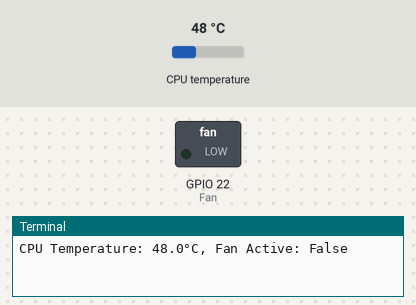
Recording of a program running on a simulated Raspberry Pi (BCM pin numbers). Shown: switched loads named in the program (green lamp = pin HIGH), the last lines printed to the terminal. The test bench sets the inputs (shaded band); at power-on: CPU temperature 48 °C.

Above: at 1.2 s.
1.3 s: CPU temperature set to 54 °C
3.2 s: CPU temperature set to 57 °C
At 5.0 s:
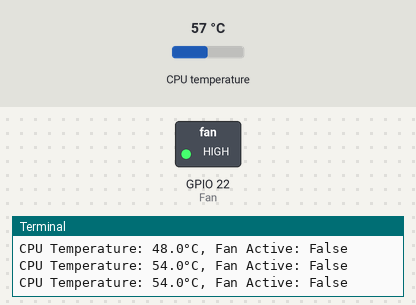
5.5 s: CPU temperature set to 51 °C
7.2 s: CPU temperature set to 48 °C
At 9.2 s:
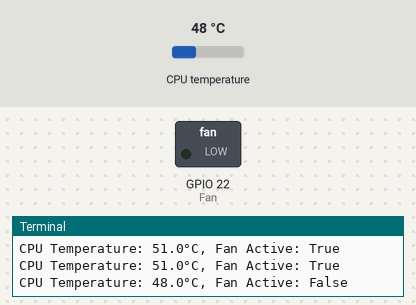
9.5 s: CPU temperature set to 58 °C
At 11.0 s:
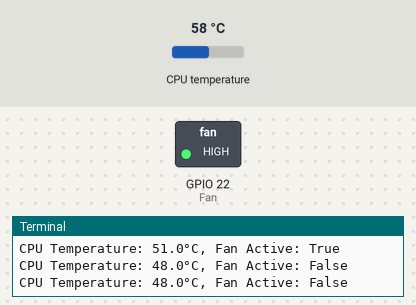
Timing chart, 0 to 12.5 s (numbered marks = the images above; inputs shaded):
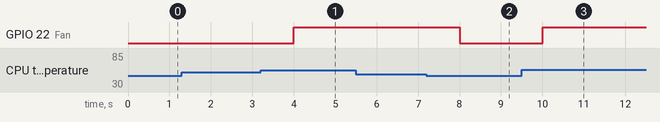

Measured:
- the behaviour switches between 55 and 56 °C on CPU temperature (found by bisection; images 0 and 1)
- the behaviour switches between 50 and 49 °C on CPU temperature (found by bisection; images 1 and 2)
- after the input at 3.2 s, GPIO 22 (Fan): LOW → HIGH after 0.80 s
- after the input at 7.2 s, GPIO 22 (Fan): HIGH → LOW after 0.81 s
- after the input at 9.5 s, GPIO 22 (Fan): LOW → HIGH after 0.51 s

The program:

fan.py
```python
import RPi.GPIO as GPIO
import time

def get_cpu_temperature():
    with open("/sys/class/thermal/thermal_zone0/temp", "r") as file:
        temp_str = file.read().strip()
        return int(temp_str) / 1000  # Convert from millidegrees Celsius to degrees Celsius

# Konfiguracja GPIO
GPIO.setmode(GPIO.BCM)

# Pin wentylatora
Fan = 22

# Konfiguracja pinu wentylatora
GPIO.setup(Fan, GPIO.OUT)
GPIO.output(Fan, GPIO.LOW)  # Wyłącz wentylator na start


try:
    fan_active = False  # Czy wentylator jest aktualnie włączony

    while True:
        cpu_temp = get_cpu_temperature()

        if cpu_temp > 55 and not fan_active:
            GPIO.output(Fan, GPIO.HIGH)
            fan_active = True
        elif cpu_temp < 50 and fan_active:
            GPIO.output(Fan, GPIO.LOW)
            fan_active = False

        time.sleep(1)  # Sprawdzaj temperaturę co 1 sekundę
        print(f"CPU Temperature: {cpu_temp}°C, Fan Active: {fan_active}")


finally:
    GPIO.cleanup()  # Wyczyść GPIO po zakończeniu
    print("GPIO wyczyszczone.")
```
